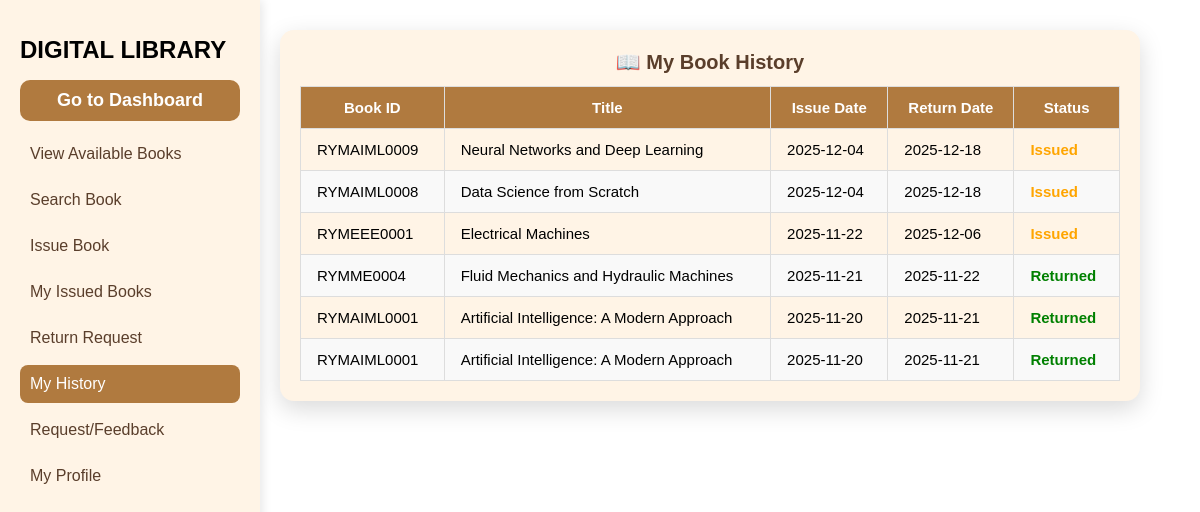
The app's page /dlib/users/history.php (signed in) with its own data.
### tables this page shows
CREATE TABLE `transactions` (
  `transaction_id` int(11) NOT NULL,
  `user_id` varchar(20) NOT NULL,
  `book_id` varchar(20) NOT NULL,
  `issue_date` date NOT NULL,
  `return_date` date DEFAULT NULL,
  `status` enum('issued','returned','overdue','lost') DEFAULT 'issued',
  `issued_by` enum('admin','user') NOT NULL DEFAULT 'user'
);

CREATE TABLE `books` (
  `book_id` varchar(20) NOT NULL,
  `title` varchar(200) NOT NULL,
  `author` varchar(150) DEFAULT NULL,
  `edition` varchar(50) DEFAULT NULL,
  `publisher` varchar(150) DEFAULT NULL,
  `published_date` date DEFAULT NULL,
  `branch` enum('CSE','AIML','ECE','EEE','ME','CIVIL','OTHER') NOT NULL,
  `total_copies` int(11) NOT NULL DEFAULT 1,
  `available_copies` int(11) NOT NULL DEFAULT 1
);

### dlib/users/history.php (the view, shortened to what this page needs)
<?php
include('../db_connect.php');
$user_id = $_SESSION['user_id'];
$stmt = $conn->prepare("SELECT t.*, b.title
                        FROM transactions t
                        JOIN books b ON t.book_id = b.book_id
                        WHERE t.user_id = ?
                        ORDER BY t.issue_date DESC");
$stmt->bind_param("s", $user_id);
$stmt->execute();
$result = $stmt->get_result();
?>
<!DOCTYPE html>
<html lang="en">
<head>
  <link rel="stylesheet" href="../css/010style.css">
</head>
<body>
<div class="main-layout">
  <div class="sidebar">
    <h1 style="font-size: 24px;">DIGITAL LIBRARY</h1>
    <button class="dashboard-btn" onclick="window.location.href='dashboard.php'">Go to Dashboard</button>
    <div class="sidebar-menu">
      <a href="view_book.php" class="menu-item">View Available Books</a>
      <a href="search_book.php" class="menu-item">Search Book</a>
      <a href="issue_request.php" class="menu-item">Issue Book</a>
      <a href="my_books.php" class="menu-item">My Issued Books</a>
      <a href="return_request.php" class="menu-item">Return Request</a>
      <a href="history.php" class="menu-item active">My History</a>
      <a href="feedback.php" class="menu-item">Request/Feedback</a>
      <a href="profile.php" class="menu-item">My Profile</a>
    </div>
  </div>
  <div class="content">
    <div class="table-container">
      <h2>📖 My Book History</h2>
      <?php if ($result->num_rows > 0): ?>
        <table>
          <thead>
            <tr>
              <th>Book ID</th>
              <th>Title</th>
              <th>Issue Date</th>
              <th>Return Date</th>
              <th>Status</th>
            </tr>
          </thead>
          <tbody>
            <?php while ($row = $result->fetch_assoc()): ?>
              <tr>
                <td><?= htmlspecialchars($row['book_id']) ?></td>
                <td><?= htmlspecialchars($row['title']) ?></td>
                <td><?= htmlspecialchars($row['issue_date']) ?></td>
                <td><?= htmlspecialchars($row['return_date']) ?></td>
                <td>
                  <?php
                    $status = ucfirst($row['status']);
                    $color = ($status === 'Returned') ? 'green' : (($status === 'Overdue') ? 'red' : 'orange');
                    echo "<span style='color:$color;font-weight:bold;'>$status</span>";
                  ?>
                </td>
              </tr>
            <?php endwhile; ?>
          </tbody>
        </table>
      <?php else: ?>
        <p class="msg">No history found. You haven’t issued any books yet.</p>
      <?php endif; ?>
    </div>
  </div>
</div>
</body>
</html>

### records on screen
transactions: book "RYMAIML0009", book.title "Neural Networks and Deep Learning", issue_date "2025-12-04", return_date "2025-12-18", status "Issued"
transactions: book "RYMAIML0008", book.title "Data Science from Scratch", issue_date "2025-12-04", return_date "2025-12-18", status "Issued"
transactions: book "RYMEEE0001", book.title "Electrical Machines", issue_date "2025-11-22", return_date "2025-12-06", status "Issued"
transactions: book "RYMME0004", book.title "Fluid Mechanics and Hydraulic Machines", issue_date "2025-11-21", return_date "2025-11-22", status "Returned"
transactions: book "RYMAIML0001", book.title "Artificial Intelligence: A Modern Approach", issue_date "2025-11-20", return_date "2025-11-21", status "Returned"
transactions: book "RYMAIML0001", book.title "Artificial Intelligence: A Modern Approach", issue_date "2025-11-20", return_date "2025-11-21", status "Returned"
